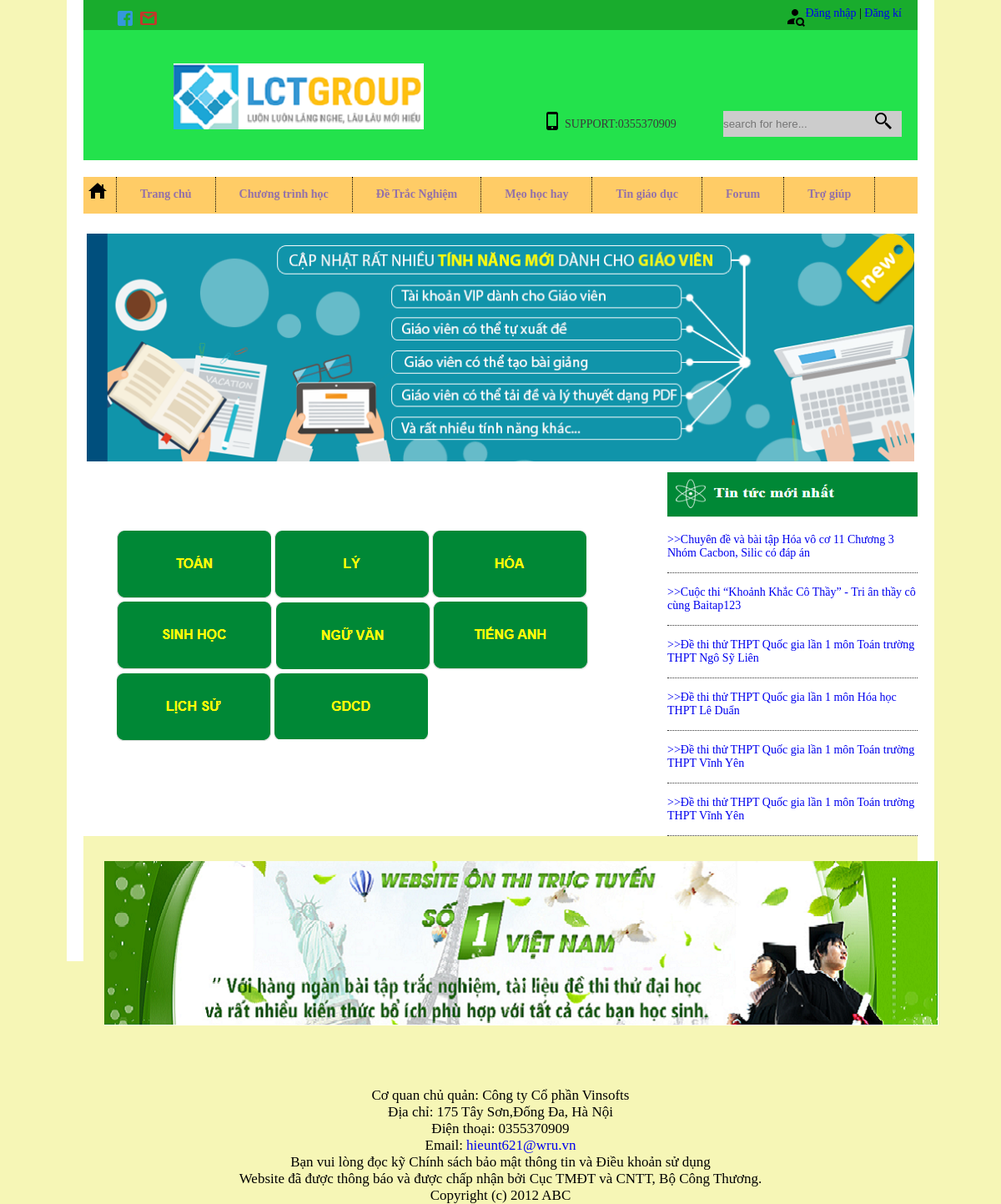
The page /2.source/tenmon.php on the database as committed earlier.
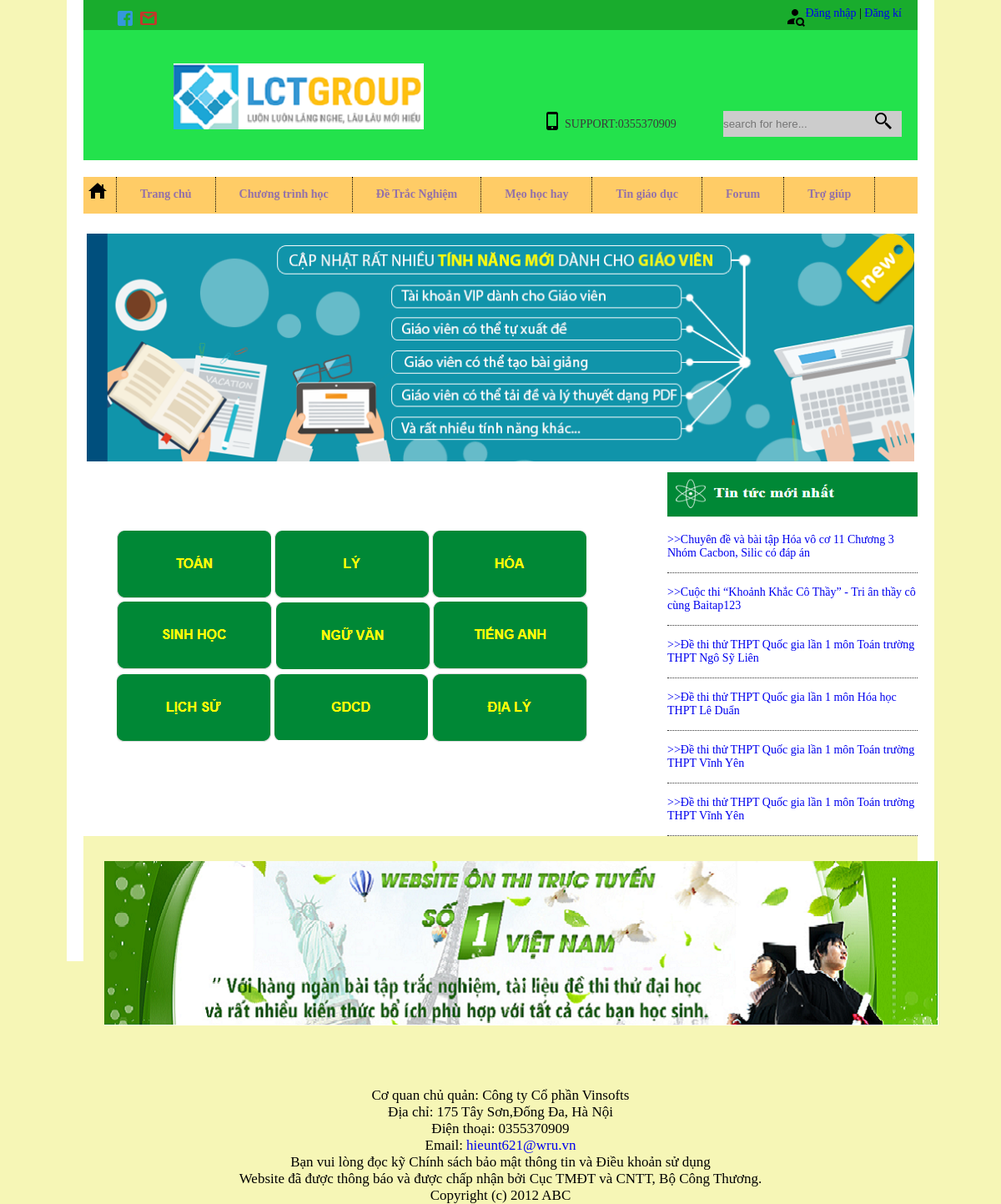
The same page on the database as committed later.
### tables this page shows
CREATE TABLE `monhoc` (
  `id_mh` int(11) NOT NULL,
  `ten_mh` varchar(255) NOT NULL,
  `image_mh` varchar(255) NOT NULL
);

### 2.source/tenmon.php (the view, shortened to what this page needs)
<?php
    include('heade.php');
    include('slide.php');
?>
    <div id="header">
        <div class="content">
            <div id="thuvien" style="margin:40px 10px 10px 30px ">
              <?php
                  $hostName = 'localhost';
                  $userName = 'root';
                  $passWord = '';
                  $databaseName = 'onthi';
                  $connect = new mysqli($hostName, $userName, $passWord, $databaseName);
                  mysqli_set_charset($connect,'UTF8');
                mysqli_query($connect,"SET NAMES 'UTF8'");
                $sql = "SELECT * FROM monhoc limit 0,9 ";
                $result = mysqli_query($connect,$sql);
                if(mysqli_num_rows($result)>0){
                  while($row = mysqli_fetch_array($result) ){
               ?>
                    <a href='noidungmon.php?id_mh=<?php echo $row['id_mh']?>'><img src="hinhanh/<?php echo $row['image_mh']?>"/></a>
                    <?php
                  }
                }
               ?>
            </div>
        </div>
        <div class="sidebar">
            <div id="logo_tintuc"> <img src="hinhanh/tintuc.png" width="300" height="54" alt="Tin Tức nổi bật"></div>
            <div id="Tintuc">
                    <ul>
                      <li>
                        <a href="#" >>>Chuyên đề và bài tập Hóa vô cơ 11 Chương 3 Nhóm Cacbon, Silic có đáp án</a>
                      </li>
                      <li>
                        <a href="#" >>>Cuộc thi “Khoảnh Khắc Cô Thầy” - Tri ân thầy cô cùng Baitap123</a>
                      </li>
                      <li>
                          <a href="#">>>Đề thi thử THPT Quốc gia lần 1 môn Toán trường THPT Ngô Sỹ Liên</a>
                      </li>
                      <li>
                        <a href="#">>>Đề thi thử THPT Quốc gia lần 1 môn Hóa học THPT Lê Duẩn</a>
                      </li>
                      <li>
                        <a href="#">>>Đề thi thử THPT Quốc gia lần 1 môn Toán trường THPT Vĩnh Yên</a>
                        </li>
                      <li>
                       <a href="#">>>Đề thi thử THPT Quốc gia lần 1 môn Toán trường THPT Vĩnh Yên</a>
                      </li>
                    </ul>
              </div>
    </div>
    <div id="footer">
        <div id="ontt">
            <img src="hinhanh/ontt.png" alt="ôn trực tuyến" style="margin:30px 10px 0 25px "/>
        </div>
        <div class="fLeft">
            <p>Cơ quan chủ quản: Công ty Cổ phần Vinsofts</p>
            <p>Địa chỉ: 175 Tây Sơn,Đống Đa, Hà Nội<br />
            Điện thoại: 0355370909</p>
            <p>Email: <a href="mailto:hieunt621@wru.vn">hieunt621@wru.vn</a></p>
            <p>
                Bạn vui lòng đọc kỹ Chính sách bảo mật thông tin và Điều khoản sử dụng<br/>
            Website đã được thông báo và được chấp nhận bởi Cục TMĐT và CNTT, Bộ Công Thương.
            </p>
            <p>Copyright (c) 2012 ABC</p>
        </div>
    </div>
</div>
</body>
</html>

Rows that differ between the two databases and show on the page:
added monhoc: image_mh (picture)
